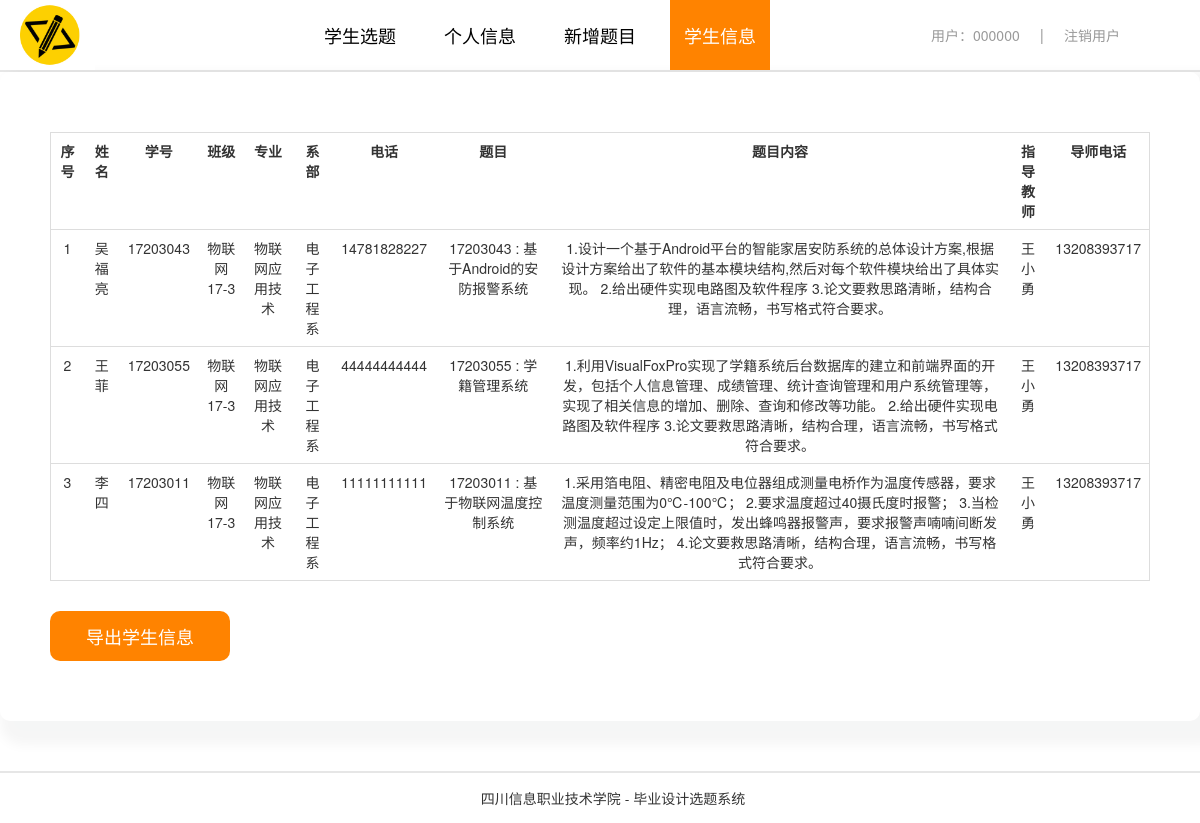
Screenshot of /php/student.php (signed in) with the database file from the repository.
### tables this page shows
CREATE TABLE `user` (
  `id` int(11) NOT NULL AUTO_INCREMENT,
  `username` varchar(50) NOT NULL COMMENT '学号',
  `name` varchar(20) NOT NULL COMMENT '姓名',
  `password` varchar(30) NOT NULL,
  `class` varchar(20) NOT NULL COMMENT '级班',
  `profession` varchar(30) NOT NULL COMMENT '专业',
  `departments` varchar(30) NOT NULL COMMENT '系部',
  `telephone` char(11) NOT NULL,
  `topic` varchar(50) NOT NULL COMMENT '目题',
  `content` text,
  `mentor` varchar(20) NOT NULL COMMENT '指导教师',
  `mentorNum` char(11) NOT NULL COMMENT '导师电话',
  `time` timestamp NULL DEFAULT NULL ON UPDATE CURRENT_TIMESTAMP,
  PRIMARY KEY (`id`)
);

### php/checkStudent.php (called while the page is built, shortened)
<?php
    include "sql-conn.php";
    $num      = 1;
    $sql1    = "select * from user limit 1,9999999999";
    $result1 = $mysqli->query($sql1);
?>

### php/student.php (the view, shortened to what this page needs)
<?php
include "checkStudent.php";
?>
<!DOCTYPE html>
<html lang="zh">
<head>
    <link rel="stylesheet" href="../css/bootstrap.css">
    <link rel="stylesheet" href="../css/main_both.css">
    <link rel="stylesheet" href="../css/student.css">
</head>
<body>
    <header>
        <div class="head-nav">
            <div class="logo"></div>
            <div class="nav">
                <ul>
                    <li><a href="main.php">学生选题</a></li>
                    <li><a href="perInfo.php">个人信息</a></li>
                    <li><a href="newTopic.php">新增题目</a></li>
                    <li id="bom"><a href="#">学生信息</a></li>
                </ul>
            </div>
            <div class="user">
                <ul>
                    <li>
                        <a href="#">
                            <span>
                                用户：<?php echo $_SESSION["username"]; ?>
                            </span>
                            <span id="shu">|</span>
                        </a>
                    </li>
                    <li>
                        <a href="logout.php" class="logout">
                            注销用户
                        </a>
                    </li>
                </ul>
            </div>
        </div>
    </header>
    <div class="expend-container">
        <table class="table table-hover">
            <tr>
                <th>序号</th>
                <th>姓名</th>
                <th>学号</th>
                <th>班级</th>
                <th>专业</th>
                <th>系部</th>
                <th>电话</th>
                <th>题目</th>
                <th>题目内容</th>
                <th>指导教师</th>
                <th>导师电话</th>
            </tr>
            <?php while ($row1 = mysqli_fetch_assoc($result1)) { ?>
                <?php
                    $name = $row1["name"];
                    $userName = $row1["username"];
                    $class = $row1["class"];
                    $profession = $row1["profession"];
                    $departments = $row1["departments"];
                    $telephone = $row1["telephone"];
                    $topic = $row1["topic"];
                    $content = $row1["content"];
                    $mentor = $row1["mentor"];
                    $mentorNum = $row1["mentorNum"];
                    ?>
                <?php echo "<tr><td>$num</td><td>$name</td><td>$userName</td><td>$class</td><td>$profession</td><td>$departments</td>
                            <td>$telephone</td><td>$topic</td><td>$content</td><td>$mentor</td><td>$mentorNum</td></tr>";
                    $num++;
                    ?>
            <?php } ?>
        </table>
        <a href="outputExcel.php" class="output">导出学生信息</a>
    </div>
    <footer>四川信息职业技术学院 - 毕业设计选题系统</footer>
</body>
</html>

### css/main_both.css (style rules this page uses)
body,ul,li { padding: 0; margin: 0; font: 14px/1.5 "Helvetica Neue",Helvetica,Arial,"Microsoft Yahei","Hiragino Sans GB","Heiti SC","WenQuanYi Micro Hei",sans-serif; }
a { text-decoration: none; color: #000; }
ul,li { list-style: none; }
header { height: 70px; width: 100%; min-width: 1226px; border-bottom: 2px solid #e6e6e6; }
header::after { content: ""; display: block; clear: both; }
.head-nav { height: 70px; width: 1226px; margin: 0 auto; }
.head-nav .logo { float: left; height: 70px; width: 100px; background: url(../img/logo.jpg) no-repeat 50% 50%; background-size: 90%; }
.head-nav .nav { float: left; margin-left: 200px; }
.nav li { float: left; line-height: 70px; height: 70px; width: 100px; margin: 0 10px; text-align: center; }
.nav li a { padding: 0 5px; font-size: 18px; }
.nav #bom { background: #ff8300; }
.nav #bom a { color: #fff; }
.head-nav .user { float: right; width: 300px; height: 70px; }
.user li { line-height: 70px; }
.user span { float: left; margin-left: 5px; font-size: 14px; color: #999; }
.user #shu { font-size: 16px; margin: 0 20px; }
.user .logout { display: block; float: left; color: #999; }
footer { display: inline-block; height: 50px; width: 100%; line-height: 50px; min-width: 1226px; text-align: center; margin-top: 40px; border-top: 2px solid #e6e6e6; }

### css/student.css (style rules this page uses)
a { text-decoration: none; color: #000; }
ul, li { list-style: none; }
header { height: 72px; width: 100%; min-width: 1226px; border-bottom: 2px solid #e6e6e6; }
.nav li { float: left; line-height: 70px; height: 70px; width: 100px; margin: 0 10px; text-align: center; }
.expend-container { padding: 30px 0; }
.expend-container .output { display: block; width: 180px; height: 50px; line-height: 50px; text-align: center; background: #ff8300; border-radius: 10px; font-size: 18px; color: #fff; font-weight: normal; margin: 30px 0 30px 50px; }
.expend-container { width: 1200px; height: auto; margin: 0 auto; border-radius: 10px; box-shadow: 12px 12px 12px 12px rgba(7, 13, 28, 0.04); }
.expend-container table { margin: 0 auto 0; margin-top: 30px; width: 1100px; text-align: center; border-bottom: 1px solid #ddd; border-left: 1px solid #ddd; border-right: 1px solid #ddd; }
table th { text-align: center; }
footer { display: inline-block; height: 50px; width: 100%; line-height: 50px; min-width: 1226px; text-align: center; margin-top: 50px; border-top: 2px solid #e6e6e6; }

### rows the page displays
user: name "吴福亮", username "17203043", class "物联网17-3", profession "物联网应用技术", departments "电子工程系", telephone "14781828227", topic "17203043 : 基于Android的安防报警系统", content "1.设计一个基于Android平台的智能家居安防系统的总体设计方案,根据设计方案给出了软件的基本模块结构,然后对每个软件模块给出了具体实现。 2.给出硬件实现电路图及软件程序 3.论文要救思路清晰，结构合理，语言流畅，书写格式符合要求。", mentor "王小勇", mentorNum "13208393717"
user: name "王菲", username "17203055", class "物联网17-3", profession "物联网应用技术", departments "电子工程系", telephone "44444444444", topic "17203055 : 学籍管理系统", content "1.利用VisualFoxPro实现了学籍系统后台数据库的建立和前端界面的开发，包括个人信息管理、成绩管理、统计查询管理和用户系统管理等，实现了相关信息的增加、删除、查询和修改等功能。 2.给出硬件实现电路图及软件程序 3.论文要救思路清晰，结构合理，语言流畅，书写格式符合要求。", mentor "王小勇", mentorNum "13208393717"
user: name "李四", username "17203011", class "物联网17-3", profession "物联网应用技术", departments "电子工程系", telephone "11111111111", topic "17203011 : 基于物联网温度控制系统", content "1.采用箔电阻、精密电阻及电位器组成测量电桥作为温度传感器，要求温度测量范围为0℃-100℃； 2.要求温度超过40摄氏度时报警； 3.当检测温度超过设定上限值时，发出蜂鸣器报警声，要求报警声喃喃间断发声，频率约1Hz； 4.论文要救思路清晰，结构合理，语言流畅，书写格式符合要求。", mentor "王小勇", mentorNum "13208393717"

### other values shown
$_SESSION["username"] "000000"
